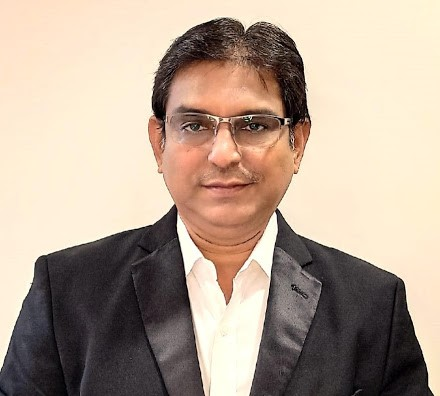
#> input picture images/sir.jpg, 440 x 396 px
$ python backend.py
#> lines starting #> are read from the running program, lines starting #| are printed output that depends on the picture; after the words box and inside, x2 and y2 are one past the last pixel; in counts of white or black regions, pixels touching at a corner belong together
'''Python script to convert the given image
    into a black and white and  dotted text using opencv
'''

# python --version = Python 3.8.5
# cv2.__version__ = '4.5.1'

# import the required modules
import cv2
import numpy as np


class Image_converter:


    def load_img(self, path):
        """
        Load image
        :param path: path of image
        :return: black and white image
        """
#> called with path = 'images//sir.jpg'
        # Read the image
        image = cv2.imread(path, 0)
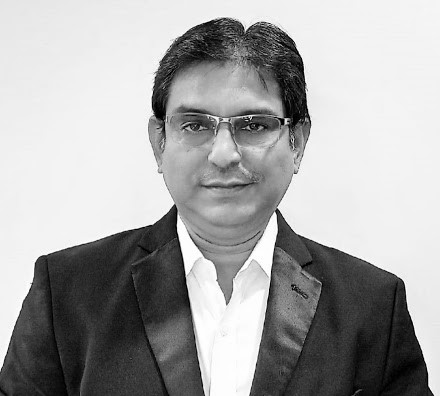
#> image: shape (396, 440); min 0, max 255, mean 166.4

        # Apply median blur
        image = cv2.medianBlur(image, 5)

        return image

    def generate(self, path):
        '''
        generate egde image
        :param path: path of image
        :return: egde image
        '''
#> called with path = 'images//sir.jpg'
        # load image
        image = cv2.imread(path)
#> image is the input picture: shape (396, 440, 3); mean B, G, R 146.7, 162.7, 180.9

        edge_img = cv2.Canny(image, 200, 400)
#> edge_img: shape (396, 440); 2.5% white in thin lines or dots

        edges = np.argwhere(edge_img != [0])
#> edges = 4388 pairs, first value 17 to 395, second value 0 to 433

        width, height = edge_img.shape
#> width = 396; height = 440

        # adding border
        edge_img = np.full((width + 100, height + 100), 0, dtype="uint8")

        # draw edges
        for x, y in edges:
            edge_img[x + 40, y + 40] = 255
#> this loop made 4388 passes
#> (x, y) on passes 1 to 3: (17, 222), (17, 223), (17, 224)
#> edge_img: shape (496, 540); 1.6% white in thin lines or dots, all inside (x1, y1, x2, y2) = (40, 57, 474, 436)

        # copy for show image
        #self.show_img = edge_img.copy()

        # edge coordinates
        edges = np.argwhere(edge_img != [0])
#> edges = 4388 pairs, first value 57 to 435, second value 40 to 473

        # finding left border
        prev = 0
        left_border = []
        for x, y in edges:
            if x != prev:
                left_border.append([x, y])
                prev = x
#> this loop made 4388 passes
#> (x, y) on passes 1 to 12: (57, 262), (57, 263), (57, 264), (57, 265), (57, 266), (57, 267), (57, 271), (58, 255), (58, 256), (58, 260), (58, 261), (58, 268)
#> after the loop, left_border = 379 pairs, first value 57 to 435, second value 40 to 319; prev = 435

        # finding right border
        right_border = list([x, y] for x, y in dict(edges.tolist()).items())
#> right_border = 379 pairs, first value 57 to 435, second value 271 to 473

        # removing right and left border
        for x, y in left_border:
            cv2.circle(edge_img, (y, x), 8, (0, 0, 0), 10)
#> this loop made 379 passes
#> y on passes 1 to 3: 262, 255, 252
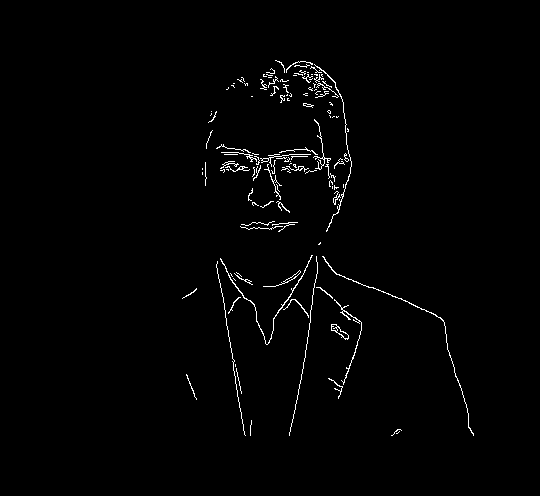
#> edge_img: shape (496, 540); 1.3% white in thin lines or dots, all inside (x1, y1, x2, y2) = (182, 60, 474, 436)
        for x, y in right_border:
            cv2.circle(edge_img, (y, x), 8, (0, 0, 0), 10)
#> this loop made 379 passes
#> y on passes 1 to 3: 271, 272, 273
#> edge_img: shape (496, 540); 0.97% white in thin lines or dots, all inside (x1, y1, x2, y2) = (182, 64, 402, 436)

        # Drawing dots on image
        for x, y in left_border[::33]:
            cv2.circle(edge_img, (y, x), 3, (255, 255, 255), 4)
#> this loop made 12 passes
#> (x, y) on passes 1 to 12: (57, 262), (90, 206), (123, 194), (156, 190), (189, 192), (222, 204), (255, 203), (288, 104), (321, 72), (354, 59), (387, 48), (420, 203)
#> edge_img: shape (496, 540); 1.4% white; 115 white regions (64 under 20 px), largest, box (x1, y1, x2, y2) and area: (220, 258, 310, 345) 241, (216, 261, 246, 436) 176, (289, 272, 318, 436) 164
            #cv2.circle(self.show_img, (y, x), 3, (255, 255, 255), 4)
        for x, y in right_border[::33]:
            cv2.circle(edge_img, (y, x), 3, (255, 255, 255), 4)
#> this loop made 12 passes
#> (x, y) on passes 1 to 12: (57, 271), (90, 338), (123, 345), (156, 349), (189, 344), (222, 331), (255, 322), (288, 375), (321, 443), (354, 449), (387, 460), (420, 468)
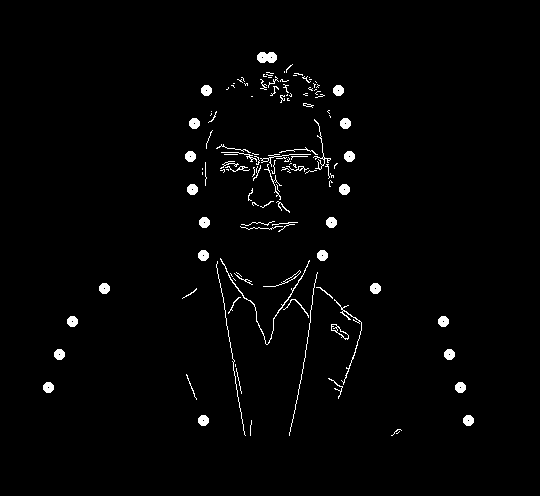
#> edge_img: shape (496, 540); 1.8% white; 126 white regions (64 under 20 px), largest, box (x1, y1, x2, y2) and area: (220, 258, 310, 345) 241, (257, 52, 277, 63) 182, (216, 261, 246, 436) 176
           # cv2.circle(self.show_img, (y, x), 3, (255, 255, 255), 4)

        # changing color black to white and vise-versa
        edge_img = cv2.bitwise_not(edge_img)
       # self.show_img = cv2.bitwise_not(self.show_img)

        border = left_border + right_border[::-1]
#> border = 758 pairs, first value 57 to 435, second value 40 to 473

        # numbering of dots
        edge_img = cv2.putText(edge_img, 'Start', (border[0][1]+10, border[0][0] - 10), cv2.FONT_HERSHEY_SIMPLEX,fontScale=0.5,color=(0, 0, 0), thickness=2)
#> edge_img: shape (496, 540); 98.1% white; 128 black regions (64 under 20 px), largest, box (x1, y1, x2, y2) and area: (220, 258, 310, 345) 241, (273, 36, 298, 49) 203, (257, 52, 277, 63) 182

        num = 1
        for x, y in border[::33]:
            edge_img = cv2.putText(edge_img, str(num), (y + 1, x - 3), cv2.FONT_HERSHEY_SIMPLEX, fontScale=0.5, color=(0, 0, 0), thickness=1)
            #self.show_img = cv2.putText(self.show_img, str(num), (y + 1, x - 3), cv2.FONT_HERSHEY_SIMPLEX, fontScale=0.5,
                                   #color=(0, 0, 0), thickness=1)
            num += 1
#> this loop made 23 passes
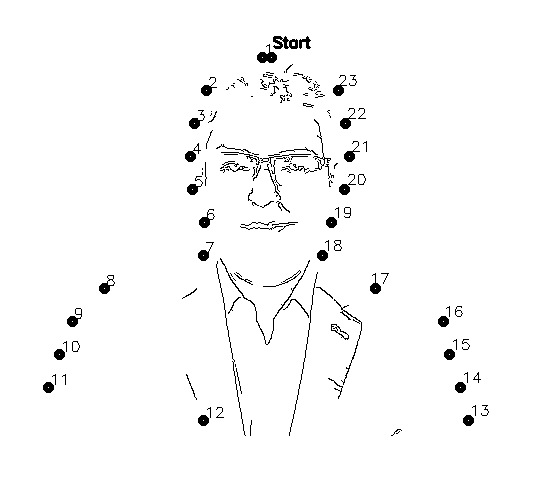
#> edge_img: shape (496, 540); 97.8% white; 151 black regions (76 under 20 px), largest, box (x1, y1, x2, y2) and area: (220, 258, 310, 345) 241, (273, 36, 298, 49) 203, (257, 44, 277, 63) 193
#> after the loop, num = 24

        return edge_img

    def show(self,path):
        '''
        show full dotted image
        :return: dotted image
        '''
#> called with path = 'images//sir.jpg'
        # load image
        image = cv2.imread(path)

        edge_img = cv2.Canny(image, 200, 400)

        edges = np.argwhere(edge_img != [0])
#> edges = 4388 pairs, first value 17 to 395, second value 0 to 433

        width, height = edge_img.shape
#> width = 396; height = 440

        # adding border
        edge_img = np.full((width + 100, height + 100), 0, dtype="uint8")

        # draw edges
        for x, y in edges:
            edge_img[x + 40, y + 40] = 255

        # edge coordinates
        edges = np.argwhere(edge_img != [0])
#> edges = 4388 pairs, first value 57 to 435, second value 40 to 473

        # finding left border
        prev = 0
        left_border = []
        for x, y in edges:
            if x != prev:
                left_border.append([x, y])
                prev = x
#> after the loop, prev = 435

        # finding right border
        right_border = list([x, y] for x, y in dict(edges.tolist()).items())
        # Drawing dots on image
        for x, y in left_border[::33]:
            cv2.circle(edge_img, (y, x), 3, (255, 255, 255), 4)
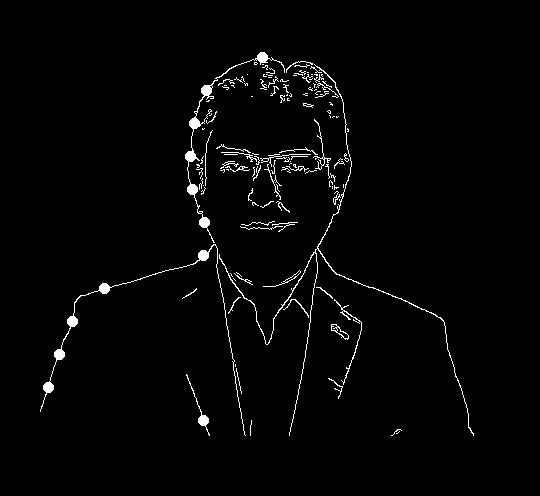
#> edge_img: shape (496, 540); 2% white in thin lines or dots, all inside (x1, y1, x2, y2) = (40, 52, 474, 436)
            #cv2.circle(self.show_img, (y, x), 3, (255, 255, 255), 4)
        for x, y in right_border[::33]:
            cv2.circle(edge_img, (y, x), 3, (255, 255, 255), 4)
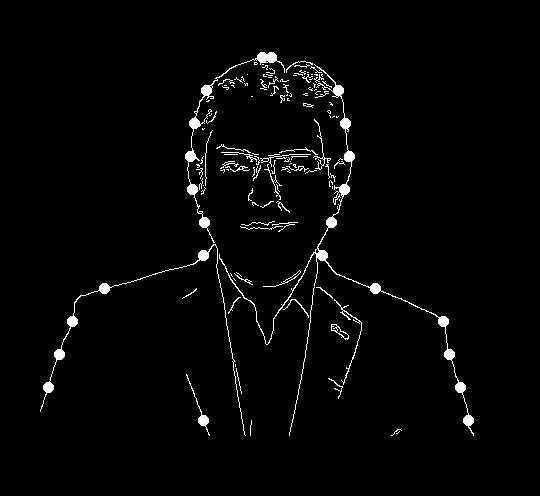
#> edge_img: shape (496, 540); 2.4% white; 121 white regions (75 under 20 px), largest, box (x1, y1, x2, y2) and area: (219, 64, 474, 436) 2010, (185, 52, 285, 243) 952, (40, 244, 246, 436) 908
            #cv2.circle(self.show_img, (y, x), 3, (255, 255, 255), 4)
        # changing color black to white and vise-versa
        edge_img = cv2.bitwise_not(edge_img)

        border = left_border + right_border[::-1]

        # numbering of dots
        edge_img = cv2.putText(edge_img, 'Start', (border[0][1] + 10, border[0][0] - 10), cv2.FONT_HERSHEY_SIMPLEX,fontScale=0.5, color=(0, 0, 0), thickness=2)
        num = 1

        for x, y in border[::33]:
            edge_img = cv2.putText(edge_img, str(num), (y + 1, x - 3), cv2.FONT_HERSHEY_SIMPLEX, fontScale=0.5,
                                   color=(0, 0, 0), thickness=1)
            #self.show_img = cv2.putText(self.show_img, str(num), (y + 1, x - 3), cv2.FONT_HERSHEY_SIMPLEX,
                                        #fontScale=0.5,
                                       # color=(0, 0, 0), thickness=1)
            num += 1
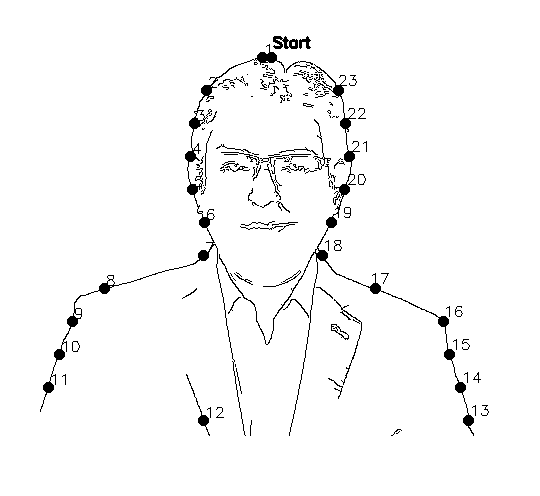
#> edge_img: shape (496, 540); 97.2% white; 140 black regions (83 under 20 px), largest, box (x1, y1, x2, y2) and area: (219, 64, 474, 436) 2123, (40, 44, 285, 436) 2118, (273, 36, 298, 49) 203
#> after the loop, num = 24

        return edge_img

    def save(self, image, path):
        '''
        save image
        :param image: image
        :param path: destination path
        :return: None
        '''
        cv2.imwrite(path, image)


# Driver code
if __name__ == "__main__":
    img_con = Image_converter()
    img = img_con.load_img('images//sir.jpg')
    img_con.save(img, 'images//back_white.png')

    img1= img_con.generate('images//sir.jpg')
    img_con.save(img1, 'images//Edge.png')
    img2 = img_con.show('images//sir.jpg')
    img_con.save(img2, 'images//show.png')

$ run again, with images/Amol Joshi.jpg copied over images/sir.jpg
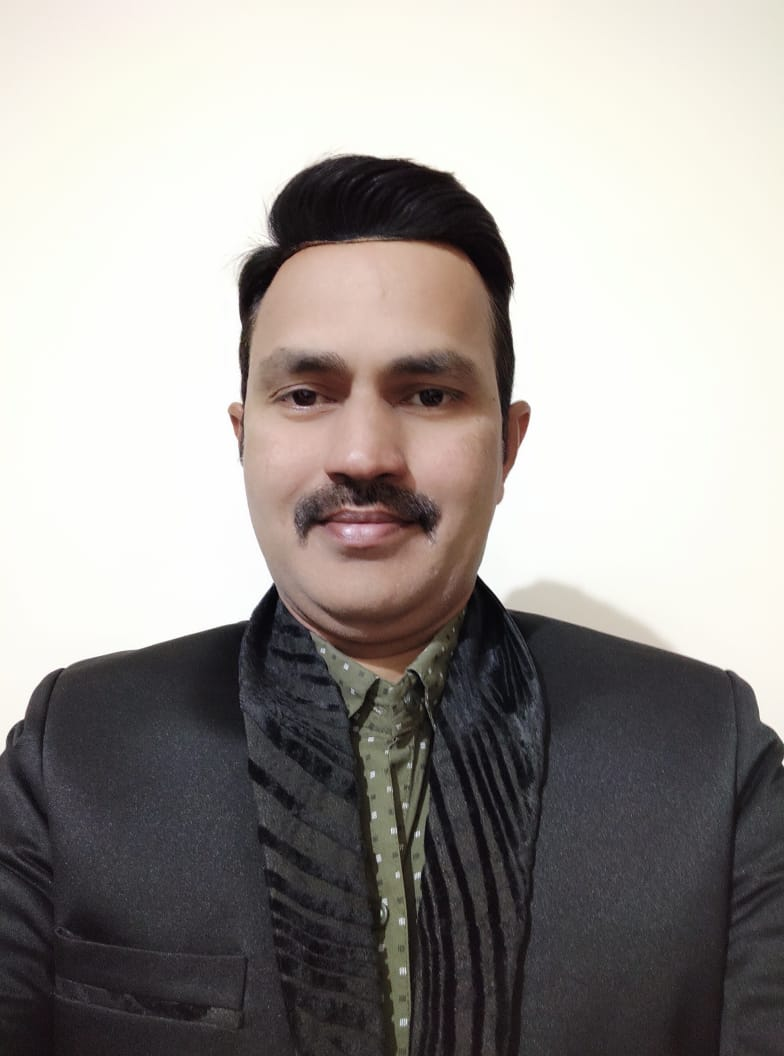
#> input picture images/Amol Joshi.jpg, 784 x 1056 px
#> in generate, image is the input picture: shape (1056, 784, 3); mean B, G, R 149.1, 152.5, 157.3
#> in generate, `edges = np.argwhere(edge_img != [0])`: edges = 4862 pairs, first value 154 to 1026, second value 0 to 783
#> the loop in generate, `for x, y in edges:` made 4862 passes
#> (x, y) on passes 1 to 3: (154, 354), (155, 352), (155, 353)
#> in generate, `edges = np.argwhere(edge_img != [0])`: edges = 4862 pairs, first value 194 to 1066, second value 40 to 823
#> the loop in generate, `for x, y in edges:` made 4862 passes
#> (x, y) on passes 1 to 8: (194, 394), (195, 392), (195, 393), (195, 395), (195, 396), (195, 397), (195, 398), (195, 400)
#> after the loop in generate, `for x, y in edges:`: left_border = 873 pairs, first value 194 to 1066, second value 40 to 451; prev = 1066
#> in generate, `right_border = list([x, y] for x, y in dict(edges.tolist()).items())`: right_border = 873 pairs, first value 194 to 1066, second value 394 to 823
#> the loop in generate, `for x, y in left_border:` made 873 passes
#> y on passes 1 to 3: 394, 392, 384
#> after the loop in generate, `for x, y in left_border:`:
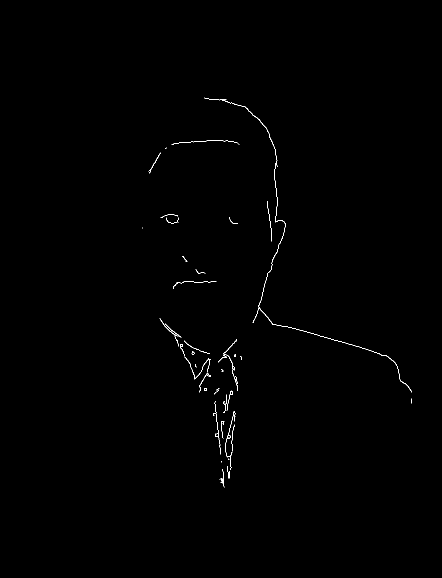
#> edge_img: shape (1156, 884) (shown at 1/2 size); 0.3% white in thin lines or dots, all inside (x1, y1, x2, y2) = (284, 195, 824, 975)
#> the loop in generate, `for x, y in right_border:` made 873 passes
#> y on passes 1 to 3: 394, 408, 413
#> the loop in generate, `for x, y in left_border[::33]:` made 27 passes
#> (x, y) on passes 1 to 8: (194, 394), (227, 324), (260, 309), (293, 293), (326, 278), (359, 280), (392, 279), (425, 281)
#> the loop in generate, `for x, y in right_border[::33]:` made 27 passes
#> (x, y) on passes 1 to 8: (194, 394), (227, 504), (260, 534), (293, 548), (326, 553), (359, 549), (392, 553), (425, 552)
#> in generate, `border = left_border + right_border[::-1]`: border = 1746 pairs, first value 194 to 1066, second value 40 to 823
#> the loop in generate, `for x, y in border[::33]:` made 53 passes
#> after the loop in generate, `for x, y in border[::33]:`: num = 54
#> in show, `edges = np.argwhere(edge_img != [0])`: edges = 4862 pairs, first value 154 to 1026, second value 0 to 783
#> the loop in show, `for x, y in edges:` made 4862 passes
#> in show, `edges = np.argwhere(edge_img != [0])`: edges = 4862 pairs, first value 194 to 1066, second value 40 to 823
#> the loop in show, `for x, y in edges:` made 4862 passes
#> after the loop in show, `for x, y in edges:`: prev = 1066
#> the loop in show, `for x, y in left_border[::33]:` made 27 passes
#> the loop in show, `for x, y in right_border[::33]:` made 27 passes
#> the loop in show, `for x, y in border[::33]:` made 53 passes
#> after the loop in show, `for x, y in border[::33]:`:
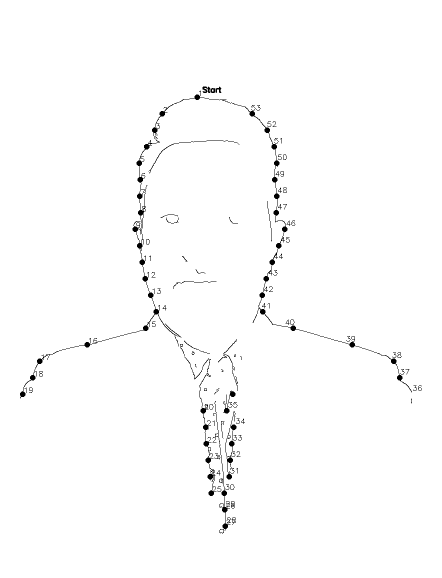
#> edge_img: shape (1156, 884) (shown at 1/2 size); 98.9% white; 104 black regions (26 under 20 px), largest, box (x1, y1, x2, y2) and area: (40, 189, 453, 797) 3193, (444, 200, 824, 785) 2475, (398, 746, 433, 992) 1022
#> after the loop in show, `for x, y in border[::33]:`: num = 54
